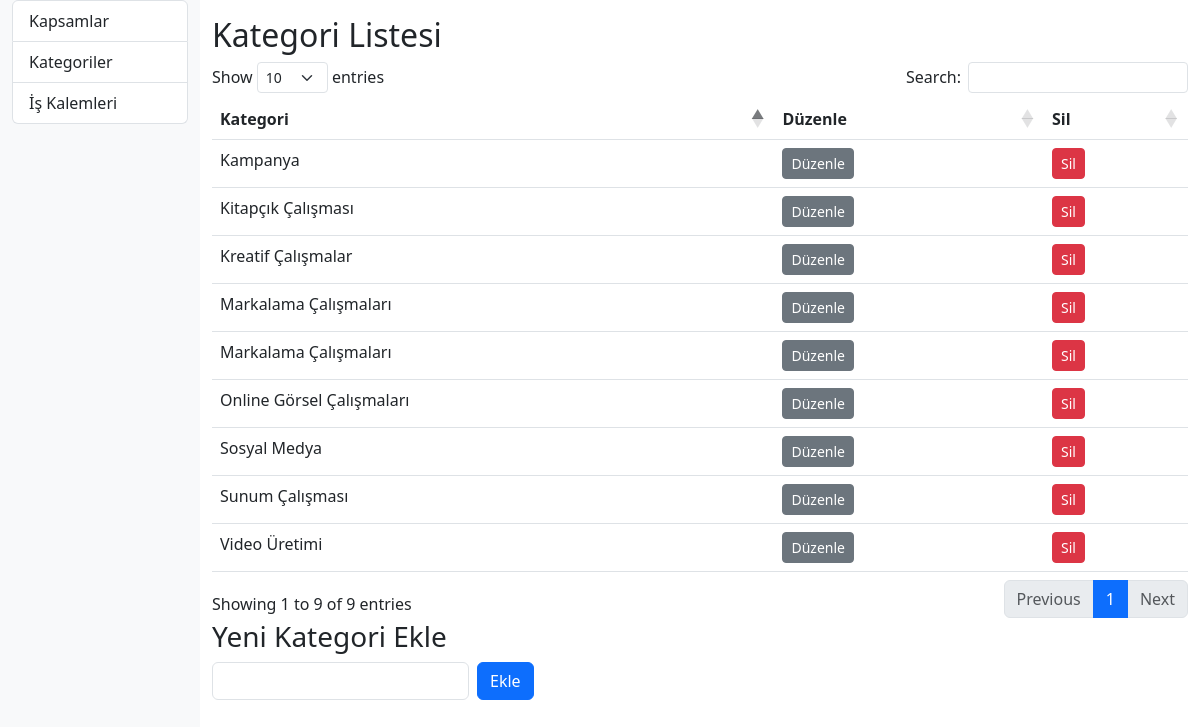
Page /index.php?page=kategoriler on the committed database.
### tables this page shows
CREATE TABLE `categories` (
  `id` int(11) NOT NULL,
  `name` varchar(255) NOT NULL
);

### kategoriler.php (the view, shortened to what this page needs)
<?php
include 'db.php';
$duzenleKategori = null;
$kategoriler = $pdo->query('SELECT * FROM categories')->fetchAll();
?>
<h2>Kategori Listesi</h2>
<table class="table datatable" id="kategoriler-table">
    <thead>
        <tr><th>Kategori</th><th>Düzenle</th><th>Sil</th></tr>
    </thead>
    <tbody>
    <?php foreach ($kategoriler as $kategori): ?>
        <tr>
            <td><?= htmlspecialchars($kategori['name']) ?></td>
            <td>
                <a href="?page=kategoriler&edit_id=<?= $kategori['id'] ?>" class="btn btn-sm btn-secondary">Düzenle</a>
            </td>
            <td>
                <form method="post" onsubmit="return confirm('Silinsin mi?');" class="d-inline">
                    <button class="btn btn-sm btn-danger">Sil</button>
                </form>
            </td>
        </tr>
    <?php endforeach; ?>
    </tbody>
</table>
<?php if ($duzenleKategori): ?>
<h3>Kategoriyi Düzenle</h3>
<form method="post" class="row g-2 mb-3">
    <div class="col-auto">
        <input class="form-control" name="kategori_adi" value="<?= htmlspecialchars($duzenleKategori['name']) ?>" required>
        <input type="hidden" name="edit_id" value="<?= $duzenleKategori['id'] ?>">
    </div>
    <div class="col-auto">
        <button class="btn btn-success">Güncelle</button>
        <a href="?page=kategoriler" class="btn btn-secondary">İptal</a>
    </div>
</form>
<?php else: ?>
<h3>Yeni Kategori Ekle</h3>
<form method="post" class="row g-2 mb-3">
    <div class="col-auto">
        <input class="form-control" name="kategori_adi" required>
    </div>
    <div class="col-auto">
        <button class="btn btn-primary">Ekle</button>
    </div>
</form>
<?php endif; ?>

### rows in the picture
categories: name "Markalama Çalışmaları"
categories: name "Markalama Çalışmaları"
categories: name "Kreatif Çalışmalar"
categories: name "Kitapçık Çalışması"
categories: name "Sunum Çalışması"
categories: name "Kampanya"
categories: name "Video Üretimi"
categories: name "Sosyal Medya"
categories: name "Online Görsel Çalışmaları"
